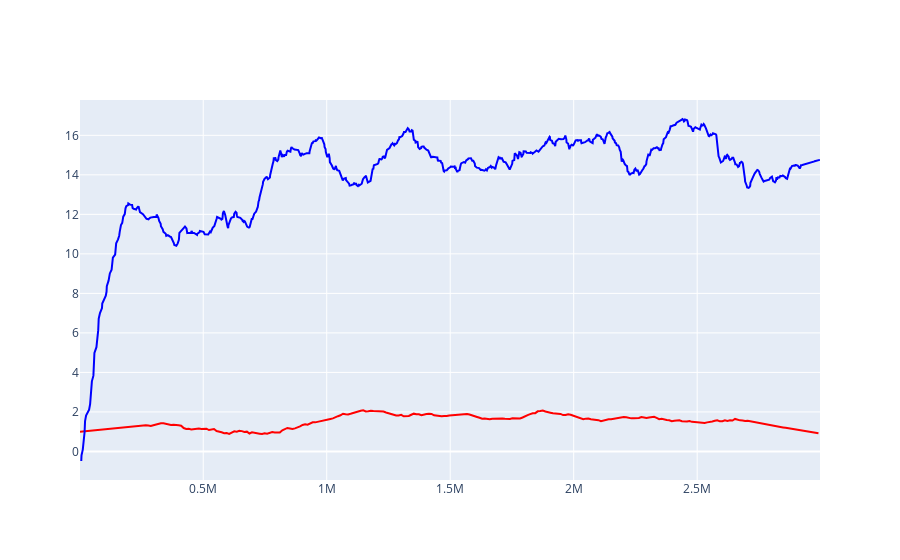

The notebook cell this image was saved under:
### Code cell
fig = go.Figure()
fig.add_trace(go.Scatter(
    x = r_eval_1tl['Step'],
    y = signal.savgol_filter(r_eval_1tl['Value'], 53, 1),
    mode = 'lines',
    line = go.scatter.Line(color="red"),
    showlegend=False
))

fig.add_trace(go.Scatter(
    x = r_train_1tl['Step'],
    y = signal.savgol_filter(r_train_1tl['Value'], 53, 1), 
    mode = 'lines',
    line = go.scatter.Line(color="blue"),
    showlegend=False
))

fig.show()

### Figure 1 — Plotly figure (JSON) as saved in the notebook; plotly's stock layout.template omitted (floating-point values rounded to 4 significant figures; data arrays with more than 128 entries replaced by an {"elided": "..."} marker saying what was removed)
{"data": [{"line": {"color": "red"}, "mode": "lines", "showlegend": false, "type": "scatter", "x": {"elided": "293 int values"}, "y": {"elided": "293 float values"}}, {"line": {"color": "blue"}, "mode": "lines", "showlegend": false, "type": "scatter", "x": {"elided": "1000 int values"}, "y": {"elided": "1000 float values"}}], "layout": {}}
